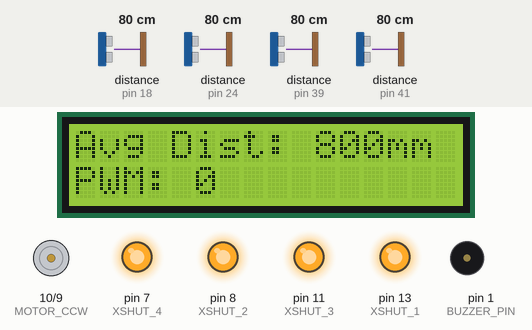
A sketch run on a simulated Arduino Uno, built with avr-gcc and run on an emulated ATmega328P. Shown: 16×2 character LCD, motor-driver pin pairs drawn as motors (green arrow = first pin HIGH = forward, orange = second pin HIGH = backward, longer = more drive), output pins drawn as LEDs (lit = HIGH), buzzer (waves = sounding). Inputs (shaded band) come from the test bench; at power-on: distance to the obstacle (sensors on pin 18, pin 24, pin 39, pin 41) 80 cm. What the sketch prints to the serial monitor is not drawn.

Above: at 13.7 s.
13.8 s: distance to the obstacle (sensor on pin 18) set to 2 cm
At 15.2 s:
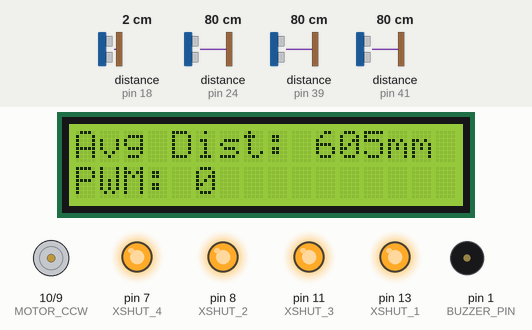
15.5 s: distance to the obstacle (sensor on pin 24) set to 2 cm
At 15.8 s:
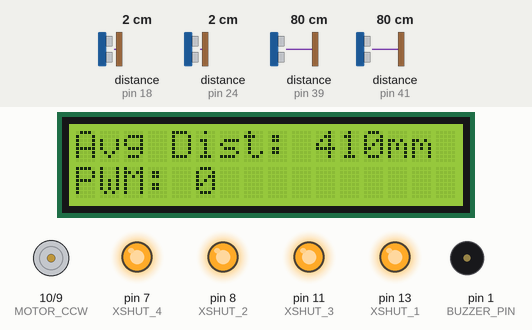
17.0 s: distance to the obstacle (sensor on pin 39) set to 2 cm
At 17.5 s:
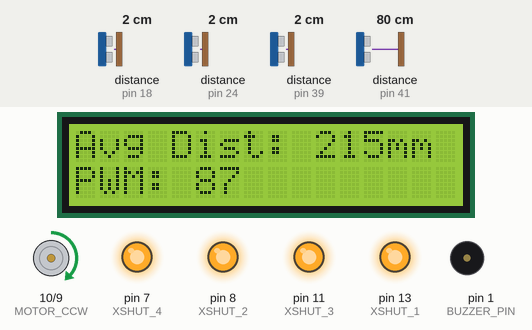
18.5 s: distance to the obstacle (sensor on pin 41) set to 2 cm
At 19.2 s:
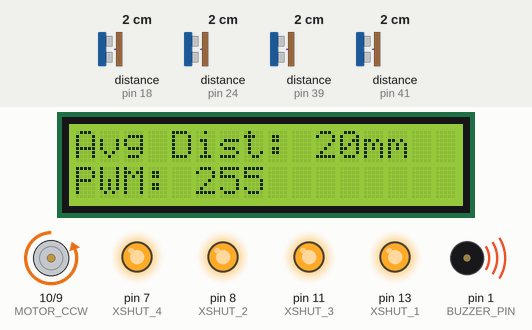
20.0 s: distance to the obstacle (sensor on pin 18) set to 18 cm
At 20.6 s:
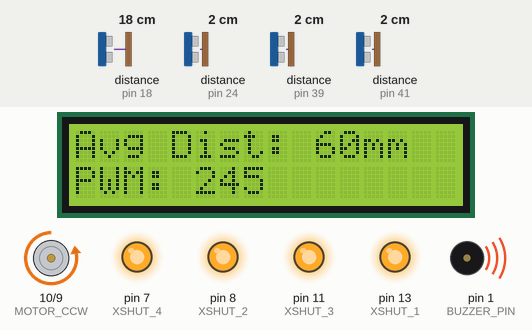
21.7 s: distance to the obstacle (sensor on pin 24) set to 4 cm
At 22.3 s:
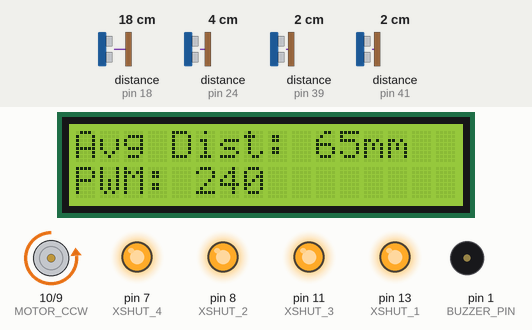
Timing chart, 0 to 24.2 s (numbered marks = the images above; inputs shaded):
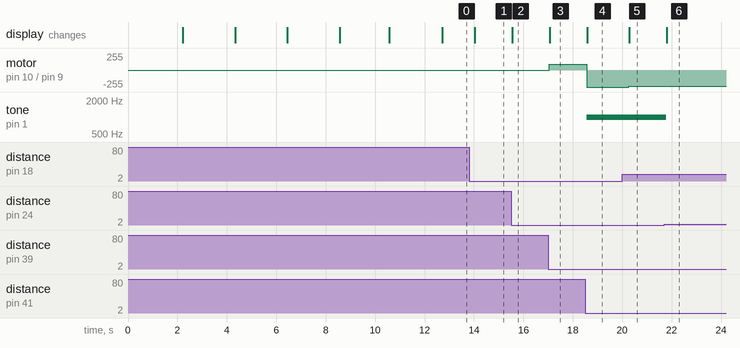

The sketch:

VL53L0_XV2_IBT_4_1602A_4sensors.ino
```cpp
#include <Wire.h>
#include <VL53L0X.h>
#include <LiquidCrystal.h>

// LCD and Distance Sensor Setup
LiquidCrystal lcd(6, 12, 5, 4, 3, 2);
VL53L0X sensor1;
VL53L0X sensor2;
VL53L0X sensor3;
VL53L0X sensor4;

// Motor Driver Pins
#define MOTOR_CW 9   // Clockwise (forward) PWM
#define MOTOR_CCW 10  // Counterclockwise (reverse) PWM
#define BUZZER_PIN 1 // Positive lead for Passive Buzzer PWM
#define XSHUT_1 13 // To temporarily shut it off after init (pin 13)
#define XSHUT_2 8 // To temporarily shut it off after init (pin 8)
#define XSHUT_3 11 // To temporarily shut it off after init (pin 11)
#define XSHUT_4 7 // To temporarily shut it off after init (pin 7)

// Distance Mapping Parameters
const int MIN_DIST = 50;   // Minimum distance (mm)
const int MAX_DIST = 300;  // Maximum distance (mm)
const int MAX_PWM = 255;   // Max PWM value

void setup() {
  Serial.begin(9600);
  Wire.begin();
  lcd.begin(16, 2); // Initialize LCD (16x2)

  pinMode(BUZZER_PIN, OUTPUT);
  pinMode(XSHUT_1, OUTPUT);
  pinMode(XSHUT_2, OUTPUT);
  pinMode(XSHUT_3, OUTPUT);
  pinMode(XSHUT_4, OUTPUT);

  lcd.clear();
  lcd.print("Beginning Initialization");
  delay(2000);

  // 🔹 Step 1: Power down both sensors
  digitalWrite(XSHUT_1, LOW);
  delay(10);
  digitalWrite(XSHUT_2, LOW);
  delay(10);
  digitalWrite(XSHUT_3, LOW);
  delay(10);
  digitalWrite(XSHUT_4, LOW);
  delay(10);


  // 🔹 Step 2: Initialize Sensor 1
  digitalWrite(XSHUT_1, HIGH);  // Power ON sensor 1
  delay(100);
  Serial.print("XSHUT_1: "); Serial.println(digitalRead(XSHUT_1));

  // Initialize Distance Sensor 1
  sensor1.setTimeout(500);
  if (!sensor1.init()) {
    lcd.setCursor(0, 0);
    lcd.print("Sensor 1 Init Fail!");
    while (1) {}
  }

  sensor1.setAddress(0x12); // Set unique address for sensor1

  Serial.print("Sensor 1 new address: ");
  Serial.println(sensor1.getAddress(), HEX);
  delay(10);

  lcd.clear();
  lcd.print("Sensor 1 Init yay!");
  delay(2000);


  // 🔹 Step 3: Initialize Sensor 2
  digitalWrite(XSHUT_2, HIGH);  // Power ON sensor 2
  delay(100);
  Serial.print("XSHUT_2: "); Serial.println(digitalRead(XSHUT_2));

  sensor2.setAddress(0x29); // need to change address here
  Serial.print("Sensor 2 new address: ");
  Serial.println(sensor2.getAddress(), HEX);
  delay(10);

  // Initialize Distance Sensor 2
  sensor2.setTimeout(500);
  if (!sensor2.init()) {
    lcd.setCursor(0, 0);
    lcd.print("Sensor 2 Init Fail!");
    while (1) {}
  }

  lcd.clear();
  lcd.print("Sensor 2 Init yay!");
  delay(2000);

  // 🔹 Step 4: Initialize Sensor 3
  digitalWrite(XSHUT_3, HIGH);  // Power ON sensor 3
  delay(100);
  Serial.print("XSHUT_3: "); Serial.println(digitalRead(XSHUT_3));

  sensor3.setAddress(0x18); // need to change address here
  Serial.print("Sensor 3 new address: ");
  Serial.println(sensor3.getAddress(), HEX);
  delay(10);

  // Initialize Distance Sensor 3
  sensor3.setTimeout(500);
  if (!sensor3.init()) {
    lcd.setCursor(0, 0);
    lcd.print("Sensor 3 Init Fail!");
    while (1) {}
  }

  lcd.clear();
  lcd.print("Sensor 3 Init yay!");
  delay(2000);

  // 🔹 Step 5: Initialize Sensor 4
  digitalWrite(XSHUT_4, HIGH);  // Power ON sensor 3
  delay(100);
  Serial.print("XSHUT_4: "); Serial.println(digitalRead(XSHUT_4));

  sensor4.setAddress(0x27); // need to change address here
  Serial.print("Sensor 4 new address: ");
  Serial.println(sensor4.getAddress(), HEX);
  delay(10);

  // Initialize Distance Sensor 4
  sensor4.setTimeout(500);
  if (!sensor4.init()) {
    lcd.setCursor(0, 0);
    lcd.print("Sensor 4 Init Fail!");
    while (1) {}
  }

  lcd.clear();
  lcd.print("Sensor 4 Init yay!");
  delay(2000);

  lcd.clear();
  lcd.print("Both Sensors OK!");
  delay(2000);


  // Configure Long-Range or High-Speed if needed
#if defined LONG_RANGE
  sensor1.setSignalRateLimit(0.1);
  sensor1.setVcselPulsePeriod(VL53L0X::VcselPeriodPreRange, 18);
  sensor1.setVcselPulsePeriod(VL53L0X::VcselPeriodFinalRange, 14);

  sensor2.setSignalRateLimit(0.1);
  sensor2.setVcselPulsePeriod(VL53L0X::VcselPeriodPreRange, 18);
  sensor2.setVcselPulsePeriod(VL53L0X::VcselPeriodFinalRange, 14);
#endif

#if defined HIGH_SPEED
  sensor1.setMeasurementTimingBudget(20000);
  sensor2.setMeasurementTimingBudget(20000);
#elif defined HIGH_ACCURACY
  sensor1.setMeasurementTimingBudget(200000);
  sensor2.setMeasurementTimingBudget(200000);
#endif

  // Set up motor pins
  pinMode(MOTOR_CW, OUTPUT);
  pinMode(MOTOR_CCW, OUTPUT);
  analogWrite(MOTOR_CW, 0);
  analogWrite(MOTOR_CCW, 0);
}

void loop() {
  int distance1 = sensor1.readRangeSingleMillimeters();
  int distance2 = sensor2.readRangeSingleMillimeters();
  int distance3 = sensor3.readRangeSingleMillimeters();
  int distance4 = sensor4.readRangeSingleMillimeters();

  // Handle timeouts
  if (sensor1.timeoutOccurred()) {
  lcd.setCursor(0, 0);
  lcd.print("Timeout Sensor 1");
  Serial.println("Timeout Sensor 1");
  return;
}
if (sensor2.timeoutOccurred()) {
  lcd.setCursor(0, 0);
  lcd.print("Timeout Sensor 2");
  Serial.println("Timeout Sensor 2");
  return;
}
if (sensor3.timeoutOccurred()) {
  lcd.setCursor(0, 0);
  lcd.print("Timeout Sensor 3");
  Serial.println("Timeout Sensor 3");
  return;
}
if (sensor4.timeoutOccurred()) {
  lcd.setCursor(0, 0);
  lcd.print("Timeout Sensor 4");
  Serial.println("Timeout Sensor 4");
  return;
}


  // Compute average distance
  int avgDistance = (distance1 + distance2 + distance3 + distance4) / 4;

  // Map distance to PWM (closer = higher PWM)
  int pwmValue = map(avgDistance, MIN_DIST, MAX_DIST, MAX_PWM, 0);
  pwmValue = constrain(pwmValue, 0, MAX_PWM); // Ensure within valid range

  // Control Motor Speed Based on Distance
  if (avgDistance < 150) {
    // Forward motion when close
    analogWrite(MOTOR_CW, pwmValue);
    analogWrite(MOTOR_CCW, 0);
  } else {
    // Reverse motion when far
    analogWrite(MOTOR_CW, 0);
    analogWrite(MOTOR_CCW, pwmValue);
  }

  // **Buzzer Activation when distance <= 60mm**
  if (avgDistance <= 60) {
    tone(BUZZER_PIN, 1000); // Play buzzer at 1kHz
  } else {
    noTone(BUZZER_PIN); // Stop buzzer
  }

  // Display on Serial Monitor
  Serial.print("Distance1: ");
  Serial.print(distance1);
  Serial.print(" mm | Distance2: ");
  Serial.print(distance2);
  Serial.print(" mm | Avg: ");
  Serial.print(avgDistance);
  Serial.print(" mm | PWM: ");
  Serial.println(pwmValue);

  // Display on LCD
  lcd.clear();
  lcd.setCursor(0, 0);
  lcd.print("Avg Dist: ");
  lcd.print(avgDistance);
  lcd.print("mm");

  lcd.setCursor(0, 1);
  lcd.print("PWM: ");
  lcd.print(pwmValue);

  delay(50);
}
```

Measured:
- after the input at 13.8 s, the display: changes after 0.24 s (image 1)
- after the input at 15.5 s, the display: changes after 0.05 s (image 2)
- after the input at 17.0 s, motor on pin 10 (MOTOR_CCW) / pin 9 (MOTOR_CW): stopped → forward 87/255 after 0.06 s; the display: changes after 0.06 s (image 3)
- after the input at 18.5 s, motor on pin 10 (MOTOR_CCW) / pin 9 (MOTOR_CW): forward 87/255 → backward 255/255 after 0.07 s; tone on pin 1 (BUZZER_PIN): silent → 1000 Hz after 0.07 s; the display: changes after 0.08 s (image 4)
- after the input at 20.0 s, motor on pin 10 (MOTOR_CCW) / pin 9 (MOTOR_CW): backward 255/255 → backward 245/255 after 0.27 s; the display: changes after 0.28 s (image 5)
- after the input at 21.7 s, motor on pin 10 (MOTOR_CCW) / pin 9 (MOTOR_CW): backward 245/255 → backward 240/255 after 0.09 s; tone on pin 1 (BUZZER_PIN): 1000 Hz → silent after 0.09 s; the display: changes after 0.09 s (image 6)
